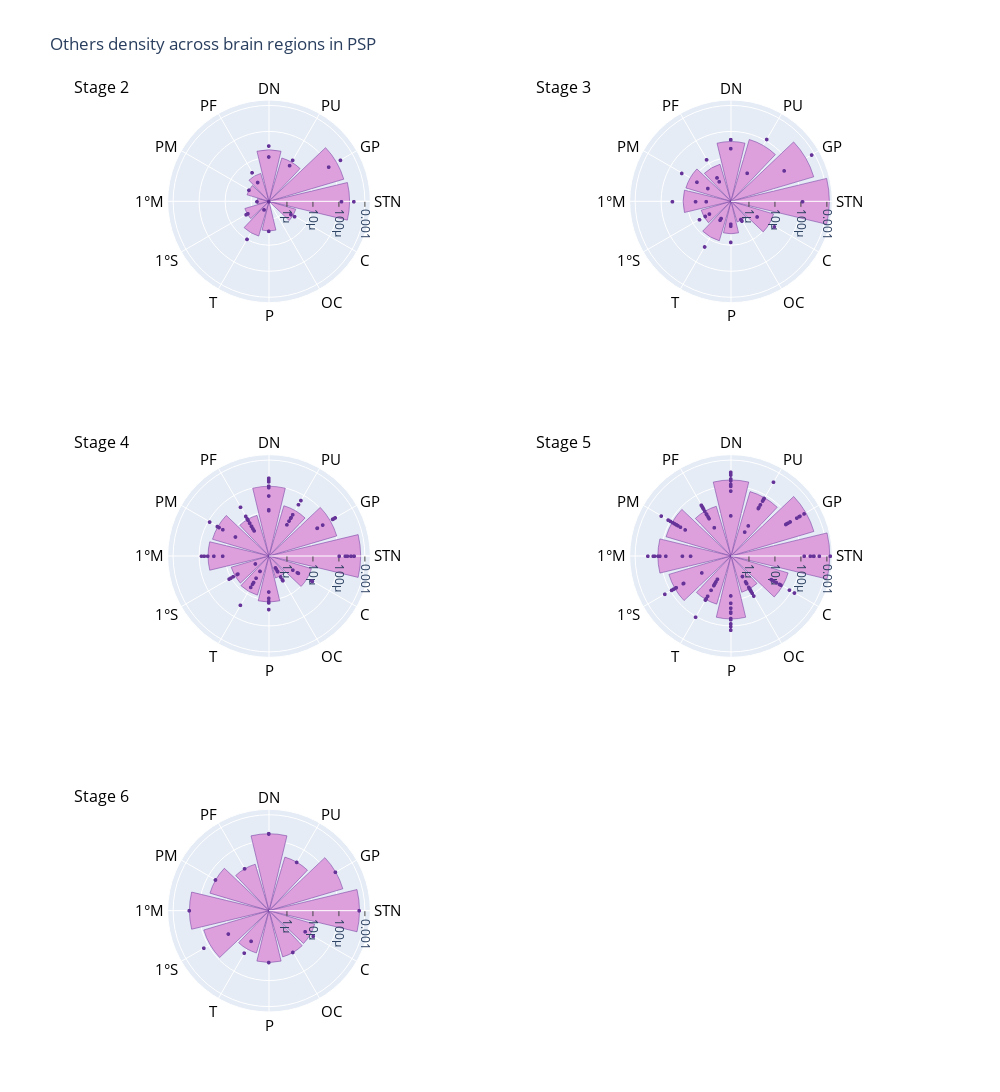

The notebook cell saved with this chart:
### Code cell
others_plot = polar_plot(dict_subset=psp_stage_dict,
                         dict_mean=mean_Others_dict,
                         tau_type='Others_density',
                         val_add=0.001,
                         anatomical_order=anatomical_order,
                         marker_colors=[],
                         marker_color='Plum',
                         marker_line_color='RebeccaPurple',
                        title='Others density across brain regions in PSP',
                        tick_label=True,
                        fig_height=1200,
                        fig_width=1000,
                        tickangle_val=90)
others_plot.show()

### Figure 1 — Plotly figure (JSON) as saved in the notebook; plotly's stock layout.template omitted (floating-point values rounded to 4 significant figures)
{"data": [{"marker": {"color": "Plum", "line": {"color": "RebeccaPurple"}}, "name": "Tau density, stage 2", "r": [2.037e-07, 5.791e-07, 1.549e-06, 1.898e-06, 2.418e-06, 2.699e-06, 2.809e-06, 5.05e-06, 1.115e-05, 1.964e-05, 0.0002044, 0.0002576], "showlegend": false, "subplot": "polar", "theta": ["OC", "1°M", "PM", "1°S", "C", "PF", "P", "T", "PU", "DN", "GP", "STN"], "type": "barpolar"}, {"marker": {"color": "RebeccaPurple", "size": 4}, "mode": "markers", "name": "Stage 2", "r": [3.941e-06, 9.631e-06, 2.809e-06, 2.863e-06, 2.07e-06, 1.457e-06, 2.037e-07, 1.726e-06, 5.791e-07, 1.549e-06, 4.703e-07, 1.973e-06, 0.0001291, 8.218e-06, 9.435e-05, 0.0003861, 1.409e-05, 0.0003144, 2.848e-05, 1.079e-05], "showlegend": false, "subplot": "polar", "theta": ["PF", "T", "P", "C", "1°S", "PF", "OC", "1°S", "1°M", "PM", "T", "C", "STN", "PU", "GP", "STN", "PU", "GP", "DN", "DN"], "type": "scatterpolargl"}, {"marker": {"color": "Plum", "line": {"color": "RebeccaPurple"}}, "name": "Tau density, stage 3", "r": [1.37e-06, 3.195e-06, 3.596e-06, 6.262e-06, 7.808e-06, 1.04e-05, 1.314e-05, 1.416e-05, 4.082e-05, 6.166e-05, 0.0004275, 0.001243], "showlegend": false, "subplot": "polar2", "theta": ["OC", "1°S", "P", "PF", "T", "C", "PM", "1°M", "DN", "PU", "GP", "STN"], "type": "barpolar"}, {"marker": {"color": "RebeccaPurple", "size": 4}, "mode": "markers", "name": "Stage 3", "r": [2.774e-06, 1.794e-06, 6.492e-06, 1.504e-06, 1.258e-06, 2.093e-05, 1.777e-05, 1.488e-05, 2.333e-06, 4.994e-06, 3.606e-05, 3.081e-05, 7.497e-06, 1.139e-06, 4.626e-06, 2.127e-06, 1.786e-06, 1.572e-06, 1.481e-06, 1.359e-06, 3.025e-06, 1.815e-06, 3.749e-06, 0.0001185, 4.841e-05, 0.002367, 0.0001196, 0.0008065, 4.986e-05, 4.999e-05, 2.261e-05], "showlegend": false, "subplot": "polar2", "theta": ["1°S", "1°M", "PM", "P", "OC", "T", "C", "PF", "PF", "1°S", "1°M", "PM", "P", "T", "1°M", "PM", "P", "PF", "OC", "T", "C", "1°S", "PU", "STN", "GP", "STN", "PU", "GP", "DN", "DN", "DN"], "type": "scatterpolargl"}, {"marker": {"color": "Plum", "line": {"color": "RebeccaPurple"}}, "name": "Tau density, stage 4", "r": [1.556e-06, 6.704e-06, 7.582e-06, 8.701e-06, 1.03e-05, 1.21e-05, 2.118e-05, 3.773e-05, 4.518e-05, 9.877e-05, 0.0001066, 0.0006876], "showlegend": false, "subplot": "polar3", "theta": ["OC", "1°S", "T", "PF", "C", "P", "PU", "PM", "1°M", "DN", "GP", "STN"], "type": "barpolar"}, {"marker": {"color": "RebeccaPurple", "size": 4}, "mode": "markers", "name": "Stage 4", "r": [1.721e-06, 5.984e-06, 3.062e-05, 7.598e-07, 9.252e-07, 6.104e-06, 8.086e-06, 2.277e-06, 5.182e-06, 4.567e-05, 8.574e-06, 4.953e-06, 1.779e-05, 7.824e-06, 1.211e-05, 8.717e-05, 2.307e-05, 4.421e-06, 1.7e-06, 1.935e-06, 2.4e-06, 2.441e-06, 9.385e-06, 1.181e-05, 7.943e-05, 3.957e-05, 1.124e-05, 3.59e-06, 1.664e-05, 4.815e-06, 6.214e-05, 2.25e-05, 4.863e-06, 9.629e-07, 3.832e-06, 6.725e-07, 2.732e-06, 1.001e-06, 3.343e-06, 3.014e-06, 4.273e-06, 2.509e-06, 8.024e-07, 6.185e-06, 4.236e-06, 1.206e-05, 9.794e-06, 2.657e-05, 3.323e-05, 1.277e-05, 3.103e-05, 1.691e-05, 6.118e-05, 0.0002977, 0.0001407, 0.0002172, 1.428e-05, 2.872e-05, 0.0003958, 9.91e-06, 0.0001645, 0.0001054, 1.06e-05, 0.000148, 0.0001817, 5.089e-06, 2.968e-05, 0.003228, 3.977e-05, 0.0001836, 0.0003878, 7.447e-06, 5.115e-05, 0.0001015, 0.0002052, 0.0001017, 0.0001748, 4.261e-05, 0.0001496, 1.161e-05, 1.25e-05, 8.939e-05], "showlegend": false, "subplot": "polar3", "theta": ["OC", "PF", "PF", "OC", "OC", "PF", "PF", "OC", "1°S", "1°M", "P", "T", "C", "1°S", "1°M", "PM", "P", "PF", "OC", "T", "C", "OC", "PF", "1°S", "1°M", "PM", "P", "T", "C", "1°S", "1°M", "PM", "P", "T", "C", "OC", "PF", "OC", "PF", "T", "PF", "OC", "1°S", "PM", "C", "PF", "1°S", "1°M", "PM", "P", "T", "C", "PU", "STN", "GP", "STN", "PU", "GP", "STN", "PU", "GP", "STN", "PU", "GP", "STN", "PU", "GP", "STN", "PU", "GP", "STN", "PU", "GP", "DN", "DN", "DN", "DN", "DN", "DN", "DN", "DN", "DN"], "type": "scatterpolargl"}, {"marker": {"color": "Plum", "line": {"color": "RebeccaPurple"}}, "name": "Tau density, stage 5", "r": [5.806e-06, 1.744e-05, 2.012e-05, 3.994e-05, 5.404e-05, 6.335e-05, 7.831e-05, 8.237e-05, 0.000133, 0.0001717, 0.0004334, 0.001288], "showlegend": false, "subplot": "polar4", "theta": ["OC", "T", "PF", "C", "P", "1°S", "PU", "PM", "1°M", "DN", "GP", "STN"], "type": "barpolar"}, {"marker": {"color": "RebeccaPurple", "size": 4}, "mode": "markers", "name": "Stage 5", "r": [2.948e-05, 2.82e-06, 3.767e-05, 6.766e-06, 2.642e-05, 0.0001097, 4.533e-05, 3.163e-05, 2.571e-05, 9.06e-06, 2.803e-06, 2.984e-05, 5.655e-06, 7.335e-05, 0.0002526, 8.197e-05, 1.592e-05, 0.0001387, 1.423e-05, 6.339e-06, 3.944e-06, 0.0001045, 4.116e-06, 3.158e-05, 1.482e-05, 0.000105, 2.649e-05, 5.658e-05, 0.0001287, 0.0001242, 2.043e-05, 3.483e-05, 3.523e-05, 3.91e-06, 1.5e-05, 7.206e-06, 9.782e-05, 6.879e-06, 1.669e-05, 1.627e-06, 9.583e-06, 3.199e-06, 3.776e-06, 1.205e-05, 0.0001739, 5.299e-05, 0.0001967, 5.127e-05, 2.157e-06, 2.155e-05, 1.536e-05, 3.398e-06, 8.735e-05, 0.0001822, 7.673e-05, 0.0001446, 1.232e-05, 8.341e-05, 7.645e-06, 3.248e-05, 6.871e-05, 0.000318, 6.303e-05, 2.883e-05, 1.812e-05, 1.661e-05, 2.025e-05, 6.147e-06, 2.536e-05, 0.000175, 5.411e-05, 5.705e-05, 3.388e-06, 1.292e-05, 6.469e-05, 2.171e-05, 5.454e-05, 1.321e-05, 1.141e-05, 4.974e-06, 6.684e-06, 1.323e-05, 0.000138, 4.556e-06, 5.712e-05, 0.004046, 0.002605, 0.0003997, 0.0003135, 2.412e-06, 7.235e-05, 0.002318, 5.787e-05, 0.0003716, 0.001387, 6.806e-05, 0.0002433, 0.0005252, 8.898e-05, 3.025e-05, 0.002303, 7.568e-05, 0.0002229, 0.0003263, 2.705e-05, 6.308e-05, 0.0002365, 3.928e-05, 0.0001761, 0.000331, 0.0003476, 0.0001185, 0.0001058, 7.31e-06, 0.0001811, 0.0001656, 0.0002722, 6.576e-05, 0.0001931, 0.0001004], "showlegend": false, "subplot": "polar4", "theta": ["PF", "OC", "PF", "OC", "1°S", "1°M", "PM", "P", "PF", "OC", "T", "C", "OC", "1°S", "PM", "P", "T", "C", "PF", "OC", "1°S", "P", "T", "C", "1°M", "T", "PF", "1°S", "1°M", "PM", "P", "C", "PM", "T", "PF", "1°M", "PM", "P", "C", "OC", "PF", "OC", "PF", "OC", "1°S", "PM", "1°M", "P", "T", "C", "PF", "OC", "1°S", "1°M", "PM", "P", "T", "C", "OC", "PF", "1°S", "1°M", "PM", "P", "T", "C", "PF", "OC", "1°S", "1°M", "PM", "P", "T", "C", "1°M", "PM", "1°S", "P", "PF", "OC", "T", "C", "STN", "PU", "GP", "STN", "GP", "PU", "STN", "PU", "GP", "STN", "PU", "GP", "STN", "PU", "GP", "STN", "GP", "PU", "STN", "PU", "GP", "STN", "PU", "GP", "STN", "PU", "GP", "DN", "DN", "DN", "DN", "DN", "DN", "DN", "DN", "DN", "DN", "DN"], "type": "scatterpolargl"}, {"marker": {"color": "Plum", "line": {"color": "RebeccaPurple"}}, "name": "Tau density, stage 6", "r": [1.018e-05, 1.388e-05, 1.46e-05, 1.489e-05, 2.02e-05, 2.881e-05, 4.77e-05, 8.481e-05, 0.0001865, 0.0001879, 0.0002354, 0.0006196], "showlegend": false, "subplot": "polar5", "theta": ["T", "C", "OC", "PF", "P", "PU", "PM", "1°S", "DN", "GP", "1°M", "STN"], "type": "barpolar"}, {"marker": {"color": "RebeccaPurple", "size": 4}, "mode": "markers", "name": "Stage 6", "r": [1.489e-05, 1.46e-05, 0.0001569, 1.569e-05, 1.928e-05, 1.276e-05, 0.0002354, 4.77e-05, 2.02e-05, 4.68e-06, 8.479e-06, 0.0006196, 2.881e-05, 0.0001879, 0.0001896, 0.0001834], "showlegend": false, "subplot": "polar5", "theta": ["PF", "OC", "1°S", "T", "C", "1°S", "1°M", "PM", "P", "T", "C", "STN", "PU", "GP", "DN", "DN"], "type": "scatterpolargl"}], "layout": {"annotations": [{"font": {"color": "black", "size": 16}, "showarrow": false, "text": "Stage 2", "x": 0.025, "xanchor": "center", "xref": "paper", "y": 1, "yanchor": "bottom", "yref": "paper"}, {"font": {"color": "black", "size": 16}, "showarrow": false, "text": "Stage 3", "x": 0.575, "xanchor": "center", "xref": "paper", "y": 1, "yanchor": "bottom", "yref": "paper"}, {"font": {"color": "black", "size": 16}, "showarrow": false, "text": "Stage 4", "x": 0.025, "xanchor": "center", "xref": "paper", "y": 0.6111, "yanchor": "bottom", "yref": "paper"}, {"font": {"color": "black", "size": 16}, "showarrow": false, "text": "Stage 5", "x": 0.575, "xanchor": "center", "xref": "paper", "y": 0.6111, "yanchor": "bottom", "yref": "paper"}, {"font": {"color": "black", "size": 16}, "showarrow": false, "text": "Stage 6", "x": 0.025, "xanchor": "center", "xref": "paper", "y": 0.2222, "yanchor": "bottom", "yref": "paper"}], "height": 1200, "polar": {"angularaxis": {"categoryarray": ["STN", "GP", "PU", "DN", "PF", "PM", "1°M", "1°S", "T", "P", "OC", "C"], "color": "black", "tickfont": {"size": 15}}, "domain": {"x": [0, 0.45], "y": [0.7778, 1]}, "radialaxis": {"dtick": 1, "range": [-6.691, -2.791], "showticklabels": true, "tickangle": 90, "ticks": "outside", "type": "log"}}, "polar2": {"angularaxis": {"categoryarray": ["STN", "GP", "PU", "DN", "PF", "PM", "1°M", "1°S", "T", "P", "OC", "C"], "color": "black", "tickfont": {"size": 15}}, "domain": {"x": [0.55, 1], "y": [0.7778, 1]}, "radialaxis": {"dtick": 1, "range": [-6.691, -2.791], "showticklabels": true, "tickangle": 90, "ticks": "outside", "type": "log"}}, "polar3": {"angularaxis": {"categoryarray": ["STN", "GP", "PU", "DN", "PF", "PM", "1°M", "1°S", "T", "P", "OC", "C"], "color": "black", "tickfont": {"size": 15}}, "domain": {"x": [0, 0.45], "y": [0.3889, 0.6111]}, "radialaxis": {"dtick": 1, "range": [-6.691, -2.791], "showticklabels": true, "tickangle": 90, "ticks": "outside", "type": "log"}}, "polar4": {"angularaxis": {"categoryarray": ["STN", "GP", "PU", "DN", "PF", "PM", "1°M", "1°S", "T", "P", "OC", "C"], "color": "black", "tickfont": {"size": 15}}, "domain": {"x": [0.55, 1], "y": [0.3889, 0.6111]}, "radialaxis": {"dtick": 1, "range": [-6.691, -2.791], "showticklabels": true, "tickangle": 90, "ticks": "outside", "type": "log"}}, "polar5": {"angularaxis": {"categoryarray": ["STN", "GP", "PU", "DN", "PF", "PM", "1°M", "1°S", "T", "P", "OC", "C"], "color": "black", "tickfont": {"size": 15}}, "domain": {"x": [0, 0.45], "y": [0, 0.2222]}, "radialaxis": {"dtick": 1, "range": [-6.691, -2.791], "showticklabels": true, "tickangle": 90, "ticks": "outside", "type": "log"}}, "polar6": {"domain": {"x": [0.55, 1], "y": [0, 0.2222]}}, "title": {"text": "Others density across brain regions in PSP"}, "width": 1000}}
